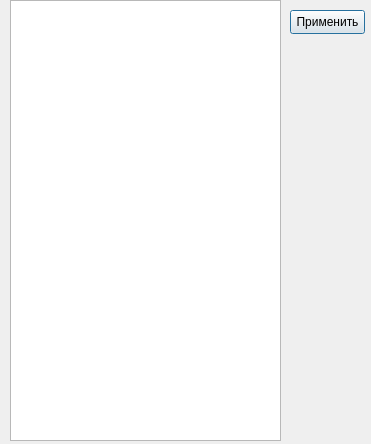
<?xml version="1.0" encoding="UTF-8"?>
<ui version="4.0">
 <class>FormSettingsOnLoadTemplates</class>
 <widget class="QDialog" name="FormSettingsOnLoadTemplates">
  <property name="geometry">
   <rect>
    <x>0</x>
    <y>0</y>
    <width>371</width>
    <height>444</height>
   </rect>
  </property>
  <property name="windowTitle">
   <string>Dialog</string>
  </property>
  <widget class="QTableWidget" name="twTemplates">
   <property name="geometry">
    <rect>
     <x>10</x>
     <y>0</y>
     <width>271</width>
     <height>441</height>
    </rect>
   </property>
  </widget>
  <widget class="QPushButton" name="pbApplay">
   <property name="geometry">
    <rect>
     <x>290</x>
     <y>10</y>
     <width>75</width>
     <height>24</height>
    </rect>
   </property>
   <property name="text">
    <string>Применить</string>
   </property>
  </widget>
 </widget>
 <resources/>
 <connections/>
</ui>
